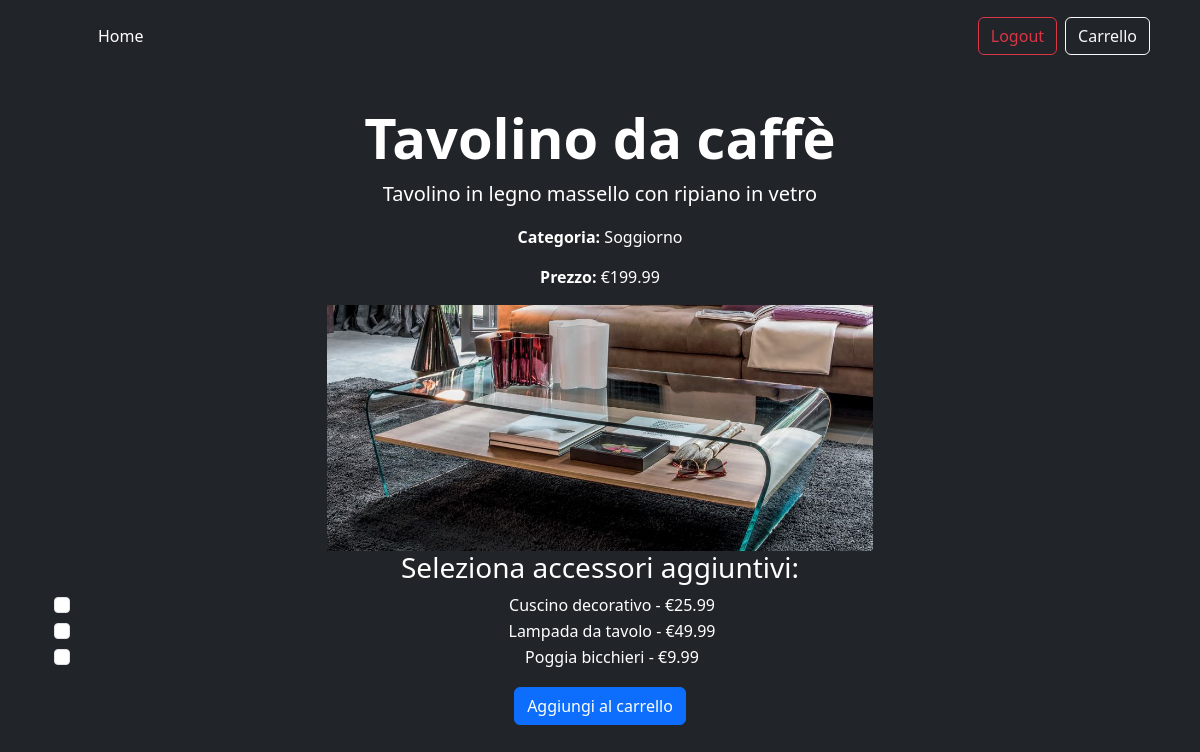
Page /view/dettaglio_prodotto.php?id=1 (signed in) on the committed database.
### tables this page shows
CREATE TABLE if NOT EXISTS prodotto(
ID INT PRIMARY KEY AUTO_INCREMENT,
nome VARCHAR(255) NOT NULL , 
descrizione VARCHAR(1000),
prezzo FLOAT NOT NULL ,
percorso_immagine VARCHAR(255),
ID_categoria INT,
FOREIGN KEY (ID_categoria) REFERENCES categoria(ID));

CREATE TABLE if NOT EXISTS categoria(
ID INT PRIMARY KEY AUTO_INCREMENT,
nome VARCHAR(255) NOT NULL,
descrizione VARCHAR(1000));

CREATE TABLE if NOT EXISTS accessorio (
ID INT PRIMARY KEY AUTO_INCREMENT,
nome VARCHAR(255) NOT NULL,
descrizione VARCHAR(1000),
prezzo DECIMAL(10, 2) NOT NULL );

### view/dettaglio_prodotto.php (the view, shortened to what this page needs)
<!doctype html>
<html lang="it" data-bs-theme="auto">
<head>
  <link href="../css/product.css" rel="stylesheet">
  <link href="../assets/dist/css/bootstrap.min.css" rel="stylesheet">
</head>
<body>
  <header class="p-3 text-bg-dark">
    <div class="container">
      <div class="d-flex flex-wrap align-items-center justify-content-center justify-content-lg-start">
        <a href="/" class="d-flex align-items-center mb-2 mb-lg-0 text-white text-decoration-none">
          <svg class="bi me-2" width="40" height="32" role="img" aria-label="Bootstrap">
            <use xlink:href="#bootstrap" />
          </svg>
        </a>
        <ul class="nav col-12 col-lg-auto me-lg-auto mb-2 justify-content-center mb-md-0">
          <li><a href="index.php" class="nav-link px-2 text-white">Home</a></li>
        </ul>
        <?php
  if (isset($_SESSION['user_id'])) {
    echo '<a href="logout.php" class="btn btn-outline-danger me-2">Logout</a>';
    echo '<a href="checkout.php" class="btn btn-outline-light me-2">Carrello</a>';
} else {
  echo '<a href="login.php" class="btn btn-outline-light me-2">Login</a>';
    echo '<a href="registrazione.php" class="btn btn-warning">Sign-up</a>';
}
  ?>
</div>
    <main>
      <div class="container py-5">
        <?php
        include "../php/connessione.php";
        $connessione = new mysqli($hostname, $username, $password, "ecommerce");
        $id_prodotto = isset($_GET['id']) ? $_GET['id'] : die('ID Prodotto non specificato.');
        $sql = "SELECT prodotto.ID, prodotto.nome AS nome_prodotto, prodotto.descrizione, prodotto.prezzo, categoria.nome AS nome_categoria, prodotto.percorso_immagine FROM prodotto INNER JOIN categoria ON prodotto.ID_categoria = categoria.ID WHERE prodotto.ID = ?";
        if ($stmt = $connessione->prepare($sql)) {
          $stmt->bind_param("i", $id_prodotto);
          $stmt->execute();
          $result = $stmt->get_result();
          if ($row = $result->fetch_assoc()) {
            echo '<div class="text-center">';
            echo '<h1 class="display-4 fw-bold">' . $row["nome_prodotto"] . '</h1>';
            echo '<p class="lead">' . $row["descrizione"] . '</p>';
            echo '<p><strong>Categoria:</strong> ' . $row["nome_categoria"] . '</p>';
            echo '<p><strong>Prezzo:</strong> €' . $row["prezzo"] . '</p>';
            echo '<img src="../' . $row["percorso_immagine"] . '" class="img-fluid" alt="Immagine Prodotto" style="max-width: 50%; height: auto;">';
            echo '</div>';
          } else {
            echo "Prodotto non trovato.";
          }
          echo '<form action="../php/aggiungi_al_carrello.php" method="POST" class="text-center">';
          echo '<h3>Seleziona accessori aggiuntivi:</h3>';
          $sqlAccessori = "SELECT ID, nome, prezzo FROM accessorio";
          $resultAccessori = $connessione->query($sqlAccessori);
          if ($resultAccessori->num_rows > 0) {
            while ($rowAccessori = $resultAccessori->fetch_assoc()) {
              echo '<div class="form-check">';
              echo '<input class="form-check-input" type="checkbox" name="accessori[]" value="' . $rowAccessori["ID"] . '">';
              echo '<label class="form-check-label">' . $rowAccessori["nome"] . ' - €' . $rowAccessori["prezzo"] . '</label>';
              echo '</div>';
            }
          } else {
            echo "Nessun accessorio disponibile.";
          }
          echo '<button type="submit" class="btn btn-primary mt-3">Aggiungi al carrello</button>';
          echo '</form>';
        } else {
          echo "Errore nella preparazione della query.";
        }
        ?>
      </div>
    </main>
    </div>
</body>
</html>

### css/product.css (style rules this page uses)
.bi { vertical-align: -.125em; fill: currentColor; }
.container { max-width: 960px; }

### rows in the picture
prodotto: nome "Tavolino da caffè", descrizione "Tavolino in legno massello con ripiano in vetro", ID_categoria.nome "Soggiorno", prezzo "199.99", percorso_immagine (picture)
accessorio: nome "Cuscino decorativo", prezzo "25.99"
accessorio: nome "Lampada da tavolo", prezzo "49.99"
accessorio: nome "Poggia bicchieri", prezzo "9.99"
